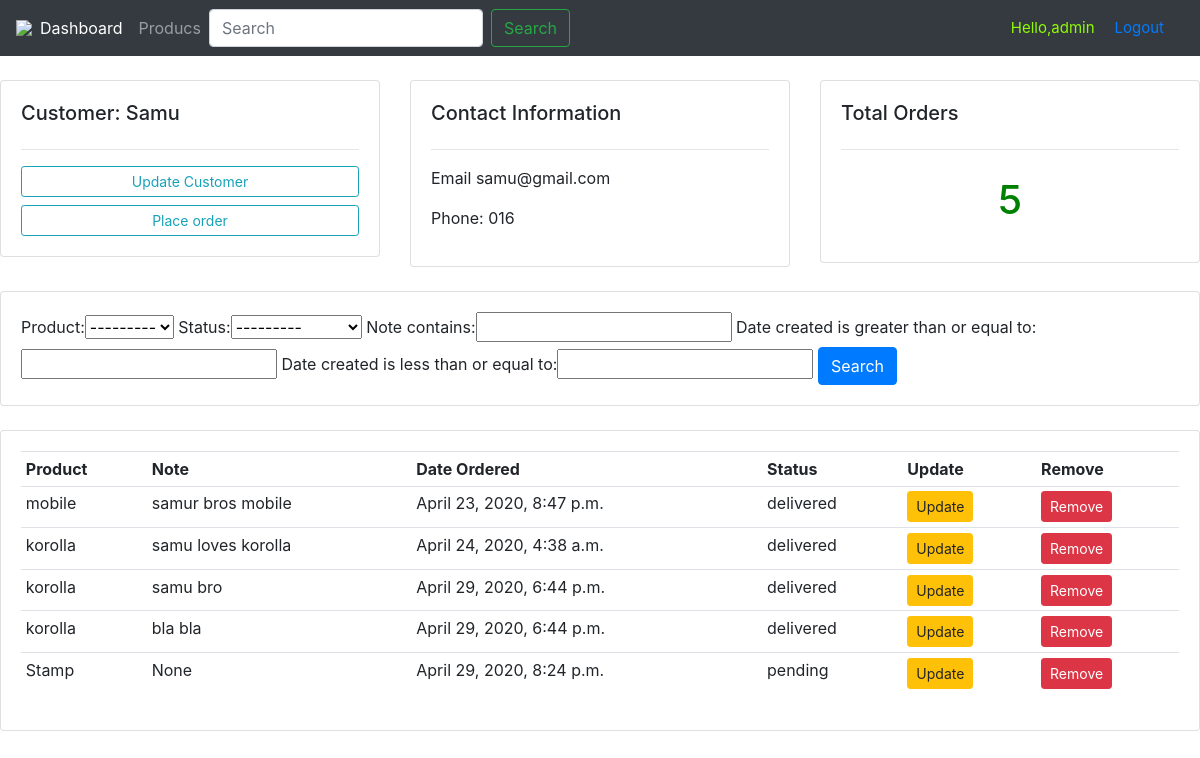
The app's page /customer/1/ (signed in) with its own data.
### accounts/models.py (models this page shows, shortened)
class Customer(models.Model):
    name=models.CharField(max_length=200)
    phone=models.CharField(max_length=200)
    email=models.CharField(max_length=200,null=True)
    date_created=models.DateTimeField(auto_now_add=True,null=True)

class Order(models.Model):
    STATUS=(('pending','pending'),
    ('out of delivery','out of delivery'),
    ('delivered','delivered'),)
    customer = models.ForeignKey(Customer,null=True,on_delete=models.SET_NULL)
    product = models.ForeignKey(Product,null=True,on_delete=models.SET_NULL)
    date_created = models.DateTimeField(auto_now_add=True,null=True)
    status = models.CharField(max_length=200, choices=STATUS)
    note=models.CharField(max_length=1200,null=True)

class Product(models.Model):
    CATEGORY=(('in door','in door'),
            ('out door','out door'),)
    name=models.CharField(max_length=200)
    price=models.FloatField(null=True)
    category=models.CharField(max_length=200,null=True ,choices=CATEGORY)
    description=models.CharField(max_length=500)
    date_created=models.DateTimeField(auto_now_add=True,null=True)
    tags = models.ManyToManyField(Tag)
    def __str__(self):
        return self.name

### accounts/views.py (the view)
# urls.py: path('customer/<str:pk_test>/', views.customer,name='customer'),
@login_required(login_url='accounts:login')
def customer(request, pk_test):
    customer=Customer.objects.get(id=pk_test)
    orders=customer.order_set.all()
    order_count=orders.count()
    myFilter=OrderFilter(request.GET,queryset=orders)
    orders =myFilter.qs
    context={'customer': customer,
    'orders':orders,
    'myFilter':myFilter}
    return render(request,'accounts/customer.html',context)

### accounts/templates/accounts/customer.html
  {% extends 'accounts/main.html' %}
  {% block body %}
<br>
	<div class="row">
		<div class="col-md">
			<div class="card card-body customer-card">
				<h5>Customer: {{customer.name}}</h5>
				<hr>
				<a href="" class="btn btn-outline-info btn-sm btn-block">Update Customer</a>
				<a href="{% url 'accounts:create_order' customer.id %}" class="btn btn-outline-info btn-sm btn-block">Place order</a>
			</div>
		</div>
		<div class="col-md">
			<div class="card card-body info-card">
				<h5>Contact Information</h5>
				<hr>
				<p>Email {{customer.email}} </p>
				<p>Phone: {{customer.phone}} </p>
			</div>
		</div>
		<div class="col-md">
			<div class="card card-body total-orders">
				<h5>Total Orders</h5>
				<hr>
				<h1 style="text-align: center; padding: 10px">{{orders.count}}</h1>
			</div>
		</div>
	</div>
<br>
	<div class="row">
		<div class="col">
			<div class="card card-body">
				<form method="get">
          {{myFilter.form}}
					<button class="btn btn-primary" type="submit">Search</button>
				</form>
			</div>
		</div>
	</div>
	<br>
	<div class="row">
		<div class="col-md">
			<div class="card card-body">
				<table class="table table-sm">
					<tr>
						<th>Product</th>
						<th>Note</th>
						<th>Date Ordered</th>
						<th>Status</th>
						<th>Update</th>
						<th>Remove</th>
					</tr>
					{% for o in orders %}
						<tr>
							<td>{{o.product}}</td>
							<td>{{o.note}}</td>
							<td>{{o.date_created}}</td>
							<td>{{o.status}}</td>
							<td><a href="{% url 'accounts:update_order' o.id %}" class="btn btn-warning btn-sm">Update</a></td>
							<td><a href="{% url 'accounts:delete_order' o.id %}" class="btn btn-danger btn-sm">Remove</a></td>
						</tr>
					{% endfor %}
				</table>
			</div>
		</div>
	</div>
{% endblock %}

### accounts/templates/accounts/navbar.html (shortened to what this page needs)
{% load static %}
<nav class="navbar navbar-expand-lg navbar-dark bg-dark">
  <img src="{% static "accounts/images/image.png" $}">
  <div class="collapse navbar-collapse" id="navbarTogglerDemo02">
    <ul class="navbar-nav mr-auto mt-2 mt-lg-0">
      <li class="nav-item active">
        <a class="nav-link" href="{% url 'accounts:home' %}">Dashboard  </a>
      </li>
      <li class="nav-item">
        <a class="nav-link" href="{% url 'accounts:products' %}">Producs</a>
      </li>
    <form class="form-inline my-2 my-lg-0">
      <input class="form-control mr-sm-2" type="search" placeholder="Search">
      <button class="btn btn-outline-success my-2 my-sm-0" type="submit">Search</button>
    </form>
  </div>
<span class="hello-msg"> Hello,{{request.user}} </span>
<span class="hello-msg"> <a href="{% url 'accounts:logout'%}" >Logout</a> </span>
</nav>

### accounts/static/accounts/css/style.css (style rules this page uses)
h1 { color: green; }

### accounts/templates/accounts/navbar.html (style rules this page uses)
.hello-msg { font-size:15px; color:#90fc03; margin-right:20px; }

### records on screen
Customer: name "Samu", email "samu@gmail.com", phone "016"
Order: product "mobile", note "samur bros mobile", date_created "April 23, 2020, 8:47 p.m.", status "delivered"
Order: product "korolla", note "samu loves korolla", date_created "April 24, 2020, 4:38 a.m.", status "delivered"
Order: product "korolla", note "samu bro", date_created "April 29, 2020, 6:44 p.m.", status "delivered"
Order: product "korolla", note "bla bla", date_created "April 29, 2020, 6:44 p.m.", status "delivered"
Order: product "Stamp", note "None", date_created "April 29, 2020, 8:24 p.m.", status "pending"

### other values on screen
{{ request.user }} "admin"
{{ orders.count }} "5"
